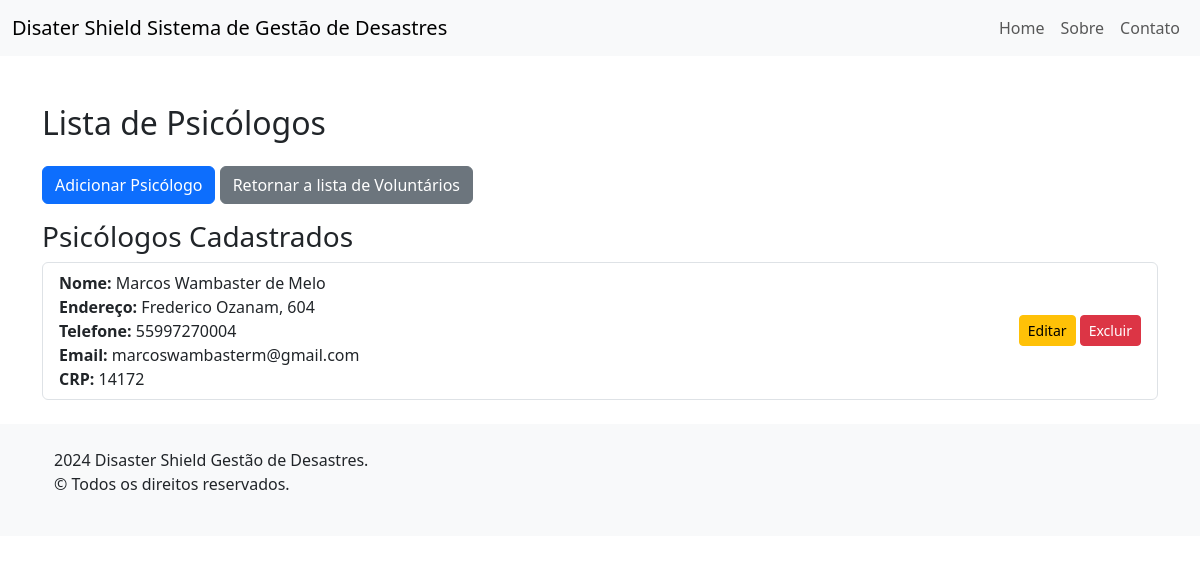
/voluntarios/voluntarios/psicologos/, run on the app's committed database.
### voluntarios/models.py (models this page shows, shortened)
class Voluntario(models.Model):
    nome = models.CharField(max_length=100)
    endereco = models.CharField(max_length=200)
    telefone = models.CharField(max_length=15)
    email = models.EmailField()
    class Meta:
        abstract = True

class Psicologo(Voluntario):
    crp = models.CharField(max_length=20)

### voluntarios/views.py (the view)
# urls.py: path('voluntarios/psicologos/', views.listar_psicologos, name='lista_psicologos'),
def listar_psicologos(request):
    psicologos = Psicologo.objects.all()
    return render(request, './lista_psicologos.html', {'psicologos': psicologos})

### voluntarios/templates/lista_psicologos.html (shortened to what this page needs)
{% extends "base.html" %}
{% block content %}
<div class="container mt-5">
    <h2 class="my-4">Lista de Psicólogos</h2>
    <a href="{% url 'adicionar_psicologo' %}" class="btn btn-primary mb-3">Adicionar Psicólogo</a>
    <a href="{% url 'lista_voluntarios' %}" class="btn btn-secondary mb-3">Retornar a lista de Voluntários</a>
    {% if psicologos %}
        <h3>Psicólogos Cadastrados</h3>
        <ul class="list-group mb-4">
            {% for psicologo in psicologos %}
                <li class="list-group-item d-flex justify-content-between align-items-center">
                    <div>
                        <strong>Nome:</strong> {{ psicologo.nome }}<br>
                        <strong>Endereço:</strong> {{ psicologo.endereco }}<br>
                        <strong>Telefone:</strong> {{ psicologo.telefone }}<br>
                        <strong>Email:</strong> {{ psicologo.email }}<br>
                        <strong>CRP:</strong> {{ psicologo.crp }}
                    </div>
                    <div>
                        <a href="{% url 'editar_psicologo' psicologo.pk %}" class="btn btn-warning btn-sm">Editar</a>
                        <a href="{% url 'excluir_psicologo' psicologo.pk %}" class="btn btn-danger btn-sm">Excluir</a>
                    </div>
                </li>
            {% endfor %}
        </ul>
    {% else %}
        <div class="alert alert-info" role="alert">
            Não há psicólogos cadastrados no sistema.
        </div>
    {% endif %}
</div>
{% endblock %}

### data on the page
Psicologo: nome "Marcos Wambaster de Melo", endereco "Frederico Ozanam, 604", telefone "55997270004", email "marcoswambasterm@gmail.com", crp "14172"
